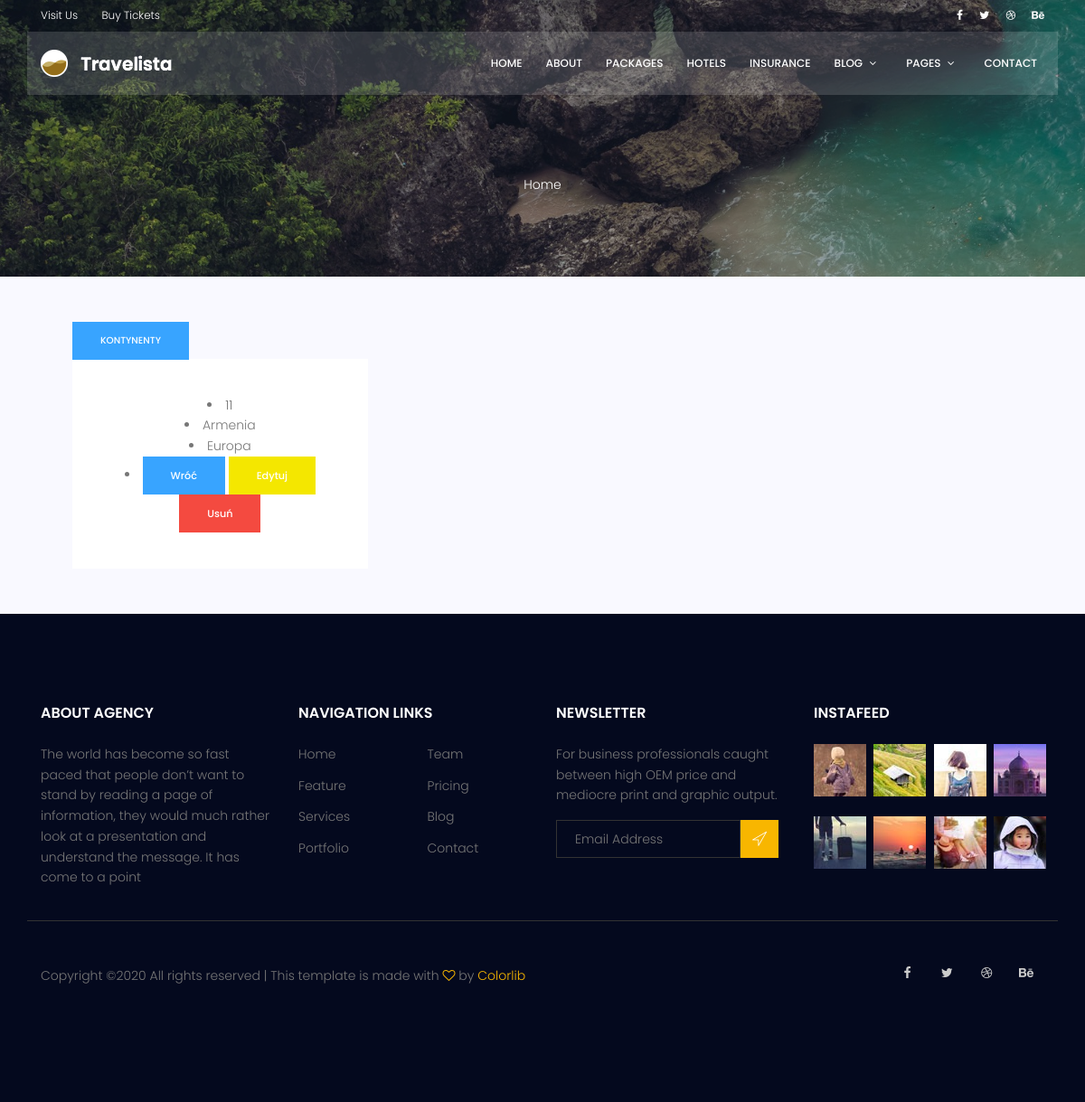
/core/admin_country_details/11/, run on an earlier commit of the app's database.
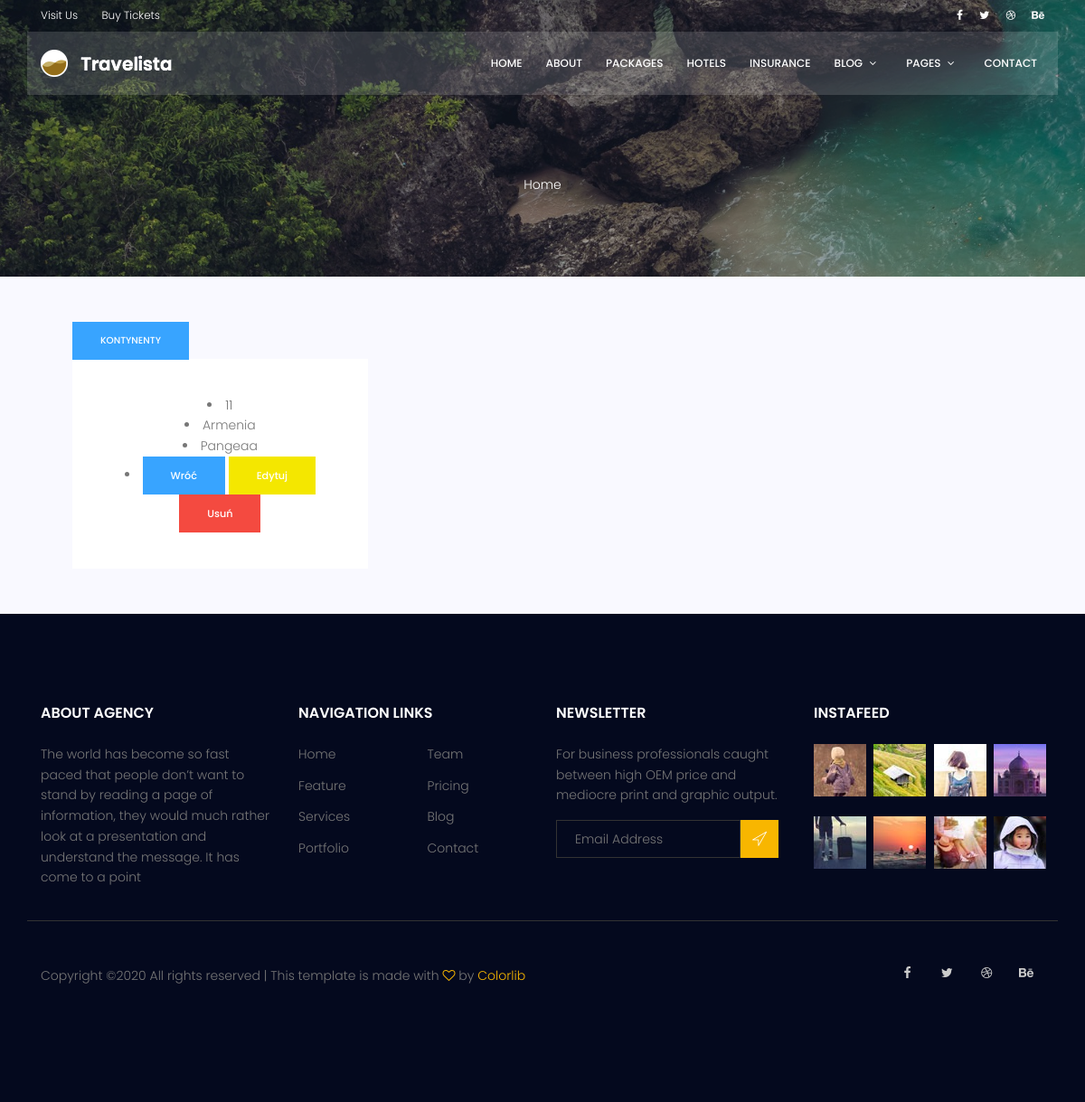
And on a later commit of the database.
### core/models.py (models this page shows, shortened)
class Country(models.Model):
    name = models.CharField(max_length=50)
    continent = models.ForeignKey(Continent, on_delete=models.CASCADE, related_name='countries')
    country_image = models.FileField(upload_to=get_country_image_path, null=True)
    class Meta:
        ordering = ['name']

class Continent(models.Model):
    name = models.CharField(max_length=50)
    class Meta:
        ordering = ['name']
    def __str__(self):
        return self.name

### core/views.py (the view)
# urls.py: path('admin_country_details/<pk>/', AdminCountryDetailView.as_view(), name='admin_country_details'),
class AdminCountryDetailView(DetailView):
    model = Country
    template_name = 'core/admin_country_details.html'

### core/templates/core/admin_country_details.html (shortened to what this page needs)
{% load static %}
{% load core_extras %}
<body>
<!DOCTYPE html>
<html lang="zxx" class="no-js">
<head>
    <link rel="stylesheet" href="{% static 'css/linearicons.css' %}">
    <link rel="stylesheet" href="{% static 'css/font-awesome.min.css' %}">
    <link rel="stylesheet" href="{% static 'css/bootstrap.css' %}">
    <link rel="stylesheet" href="{% static 'css/magnific-popup.css' %}">
    <link rel="stylesheet" href="{% static 'css/jquery-ui.css' %}">
    <link rel="stylesheet" href="{% static 'css/nice-select.css' %}">
    <link rel="stylesheet" href="{% static 'css/animate.min.css' %}">
    <link rel="stylesheet" href="{% static 'css/owl.carousel.css' %}">
    <link rel="stylesheet" href="{% static 'css/main.css' %}">
</head>
<body>
<header id="header">
    <div class="header-top">
        <div class="container">
            <div class="row align-items-center">
                <div class="col-lg-6 col-sm-6 col-6 header-top-left">
                    <ul>
                        <li><a href="#">Visit Us</a></li>
                        <li><a href="#">Buy Tickets</a></li>
                    </ul>
                </div>
                <div class="col-lg-6 col-sm-6 col-6 header-top-right">
                    <div class="header-social">
                        <a href="#"><i class="fa fa-facebook"></i></a>
                        <a href="#"><i class="fa fa-twitter"></i></a>
                        <a href="#"><i class="fa fa-dribbble"></i></a>
                        <a href="#"><i class="fa fa-behance"></i></a>
                    </div>
                </div>
            </div>
        </div>
    </div>
    <div class="container main-menu">
        <div class="row align-items-center justify-content-between d-flex">
            <div id="logo">
                <a href="{% url 'trip_list' %}"><img src="{% static 'img/logo.png' %}" alt="" title=""/></a>
            </div>
            <nav id="nav-menu-container">
                <ul class="nav-menu">
                    <li><a href="{% url 'trip_list' %}">Home</a></li>
                    <li><a href="{% url 'core:about' %}">About</a></li>
                    <li><a href="{% url 'core:packages' %}">Packages</a></li>
                    <li><a href="{% url 'core:hotels' %}">Hotels</a></li>
                    <li><a href="{% url 'core:insurance' %}">Insurance</a></li>
                    <li class="menu-has-children"><a href="">Blog</a>
                    </li>
                    <li class="menu-has-children"><a href="">Pages</a>
                    </li>
                    <li><a href="{% url 'core:contact' %}">Contact</a></li>
                </ul>
            </nav>
        </div>
    </div>
</header>
<section class="about-banner relative" >
    <div class="overlay overlay-bg"></div>
    <div class="container">
        <div class="row d-flex align-items-center justify-content-center">
            <div class="about-content col-lg-12">
<br>
                <p class="text-white link-nav"><a href="{% url 'trip_list' %}">Home </a></p>
            </div>
        </div>
    </div>
</section>
<section class="destinations-area section-gap" style="padding: 50px">
    <div class="container" >
        <div class="whole-wrap">
            <div class="col-lg-4 col-md-6 banner-right">
                <ul class="nav nav-tabs" id="myTab" role="tablist">
                    <li class="nav-item">
                        <a class="nav-link genric-btn info" id="continent-tab" data-toggle="tab" href="#continent" role="tab"
                           aria-controls="continent" aria-selected="true">Kontynenty</a>
                    </li>
                </ul>
                <div class="tab-content" id="myTabContent">
                    <div class="tab-pane fade show active" id="continent" role="tabpanel" aria-labelledby="continent-tab">
                        <div class="form-wrap">
                            <un>
                                <li>{{ country.id }}</li>
                                <li>{{ country.name }}</li>
                                <li>{{ country.continent }}</li>
                                <li> <a href="{% url 'core:admin_list' %}" class="genric-btn info">Wróć</a>
                                    <a href="{% url 'core:country_update' pk=country.id %}" class="genric-btn warning">Edytuj</a>
                                <a href="{% url 'core:country_delete' pk=country.id %}" class="genric-btn danger">Usuń</a></li>
                            </un>
                        </div>
                    </div>
                </div>
            </div>
            </div>
        </div>
</section>
<footer class="footer-area section-gap">
    <div class="container">
        <div class="row">
            <div class="col-lg-3  col-md-6 col-sm-6">
                <div class="single-footer-widget">
                    <h6>About Agency</h6>
                    <p>
                        The world has become so fast paced that people don’t want to stand by reading a page of
                        information, they would much rather look at a presentation and understand the message. It has
                        come to a point
                    </p>
                </div>
            </div>
            <div class="col-lg-3 col-md-6 col-sm-6">
                <div class="single-footer-widget">
                    <h6>Navigation Links</h6>
                    <div class="row">
                        <div class="col">
                            <ul>
                                <li><a href="{% url 'trip_list' %}">Home</a></li>
                                <li><a href="#">Feature</a></li>
                                <li><a href="#">Services</a></li>
                                <li><a href="#">Portfolio</a></li>
                            </ul>
                        </div>
                        <div class="col">
                            <ul>
                                <li><a href="#">Team</a></li>
                                <li><a href="#">Pricing</a></li>
                                <li><a href="#">Blog</a></li>
                                <li><a href="#">Contact</a></li>
                            </ul>
                        </div>
                    </div>
                </div>
            </div>
            <div class="col-lg-3  col-md-6 col-sm-6">
                <div class="single-footer-widget">
                    <h6>Newsletter</h6>
                    <p>
                        For business professionals caught between high OEM price and mediocre print and graphic output.
                    </p>
                    <div id="mc_embed_signup">
                        <form target="_blank"
                              action="https://spondonit.us12.list-manage.com/subscribe/post?u=1462626880ade1ac87bd9c93a&amp;id=92a4423d01"
                              method="get" class="subscription relative">
                            <div class="input-group d-flex flex-row">
                                <input name="EMAIL" placeholder="Email Address" onfocus="this.placeholder = ''"
                                       onblur="this.placeholder = 'Email Address '" required="" type="email">
                                <button class="btn bb-btn"><span class="lnr lnr-location"></span></button>
                            </div>
                        </form>
                    </div>
                </div>
            </div>
            <div class="col-lg-3  col-md-6 col-sm-6">
                <div class="single-footer-widget mail-chimp">
                    <h6 class="mb-20">InstaFeed</h6>
                    <ul class="instafeed d-flex flex-wrap">
                        <li><img src="{% static 'img/i1.jpg' %}" alt=""></li>
                        <li><img src="{% static 'img/i2.jpg' %}" alt=""></li>
                        <li><img src="{% static 'img/i3.jpg' %}" alt=""></li>
                        <li><img src="{% static 'img/i4.jpg' %}" alt=""></li>
                        <li><img src="{% static 'img/i5.jpg' %}" alt=""></li>
                        <li><img src="{% static 'img/i6.jpg' %}" alt=""></li>
                        <li><img src="{% static 'img/i7.jpg' %}" alt=""></li>
                        <li><img src="{% static 'img/i8.jpg' %}" alt=""></li>
                    </ul>
                </div>
            </div>
        </div>
        <div class="row footer-bottom d-flex justify-content-between align-items-center">
            <p class="col-lg-8 col-sm-12 footer-text m-0">
                Copyright &copy;<script>document.write(new Date().getFullYear());</script>
                All rights reserved | This template is made with <i class="fa fa-heart-o" aria-hidden="true"></i> by <a
                    href="https://colorlib.com" target="_blank">Colorlib</a>
                </p>
            <div class="col-lg-4 col-sm-12 footer-social">
                <a href="#"><i class="fa fa-facebook"></i></a>
                <a href="#"><i class="fa fa-twitter"></i></a>
                <a href="#"><i class="fa fa-dribbble"></i></a>
                <a href="#"><i class="fa fa-behance"></i></a>
            </div>
        </div>
    </div>
</footer>
</body>
</html>
</body>
</html>

What changed in the data, as far as the page shows it:
changed Country "Armenia": continent "Europa" → "Pangeaa"
